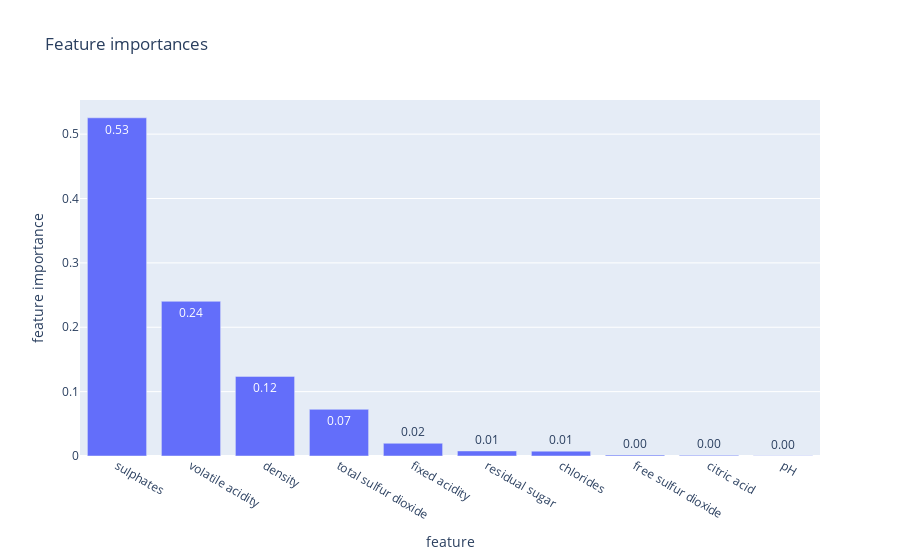

Notebook code for this chart:
### Code cell
feature_importance_df = plot_feature_importance(model, train_X.columns)

val_df['predictions_mean'] = np.stack([dt.predict(val_X.values) 
  for dt in model.estimators_]).mean(axis = 0)
val_df['predictions_std'] = np.stack([dt.predict(val_X.values) 
  for dt in model.estimators_]).std(axis = 0)

### Figure 1 — Plotly figure (JSON) as saved in the notebook; plotly's stock layout.template omitted (floating-point values rounded to 4 significant figures)
{"data": [{"alignmentgroup": "True", "hovertemplate": "variable=feature_importance<br>feature=%{x}<br>feature importance=%{y}<extra></extra>", "legendgroup": "feature_importance", "marker": {"color": "#636efa", "pattern": {"shape": ""}}, "name": "feature_importance", "offsetgroup": "feature_importance", "orientation": "v", "showlegend": true, "textposition": "auto", "texttemplate": "%{y:.2f}", "type": "bar", "x": ["sulphates", "volatile acidity", "density", "total sulfur dioxide", "fixed acidity", "residual sugar", "chlorides", "free sulfur dioxide", "citric acid", "pH"], "xaxis": "x", "y": [0.5254, 0.2403, 0.1237, 0.07249, 0.01977, 0.007863, 0.007546, 0.001493, 0.00105, 0.000453], "yaxis": "y"}], "layout": {"barmode": "relative", "legend": {"title": {"text": "variable"}, "tracegroupgap": 0}, "showlegend": false, "title": {"text": "Feature importances"}, "xaxis": {"anchor": "y", "domain": [0, 1], "title": {"text": "feature"}}, "yaxis": {"anchor": "x", "domain": [0, 1], "title": {"text": "feature importance"}}}}
